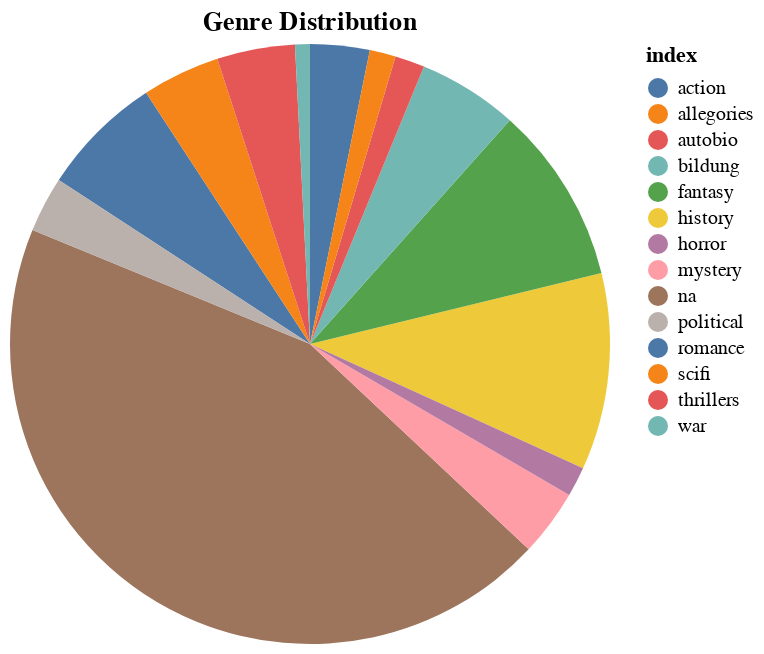

The code cell stored with this chart in its notebook:
### Markdown cell above
# Plot Genre Over Time
We can use altair to creat some visualization about the data and get a better understanding about the trends that are present.

### Code cell
# Create a pie chart of the genre distribution
alt.Chart(df['genre'].value_counts().reset_index()).mark_arc().encode(
    theta='genre',
    color='index',
    tooltip=['index', 'genre']
).properties(
    title='Genre Distribution'
    
)

### Figure 1 — Vega-Lite specification as saved in the notebook (floating-point values rounded to 4 significant figures)
{"config": {"view": {"continuousWidth": 300, "continuousHeight": 300}}, "data": {"name": "data-f7deb301545cb9077f6a9494d8ededef"}, "mark": {"type": "arc"}, "encoding": {"color": {"field": "index", "type": "nominal"}, "theta": {"field": "genre", "type": "quantitative"}, "tooltip": [{"field": "index", "type": "nominal"}, {"field": "genre", "type": "quantitative"}]}, "title": "Genre Distribution", "$schema": "https://vega.github.io/schema/vega-lite/v5.8.0.json", "datasets": {"data-f7deb301545cb9077f6a9494d8ededef": [{"index": "na", "genre": 221}, {"index": "history", "genre": 53}, {"index": "fantasy", "genre": 48}, {"index": "romance", "genre": 33}, {"index": "bildung", "genre": 27}, {"index": "scifi", "genre": 21}, {"index": "thrillers", "genre": 21}, {"index": "mystery", "genre": 18}, {"index": "action", "genre": 16}, {"index": "political", "genre": 15}, {"index": "horror", "genre": 8}, {"index": "autobio", "genre": 8}, {"index": "allegories", "genre": 7}, {"index": "war", "genre": 4}]}}
